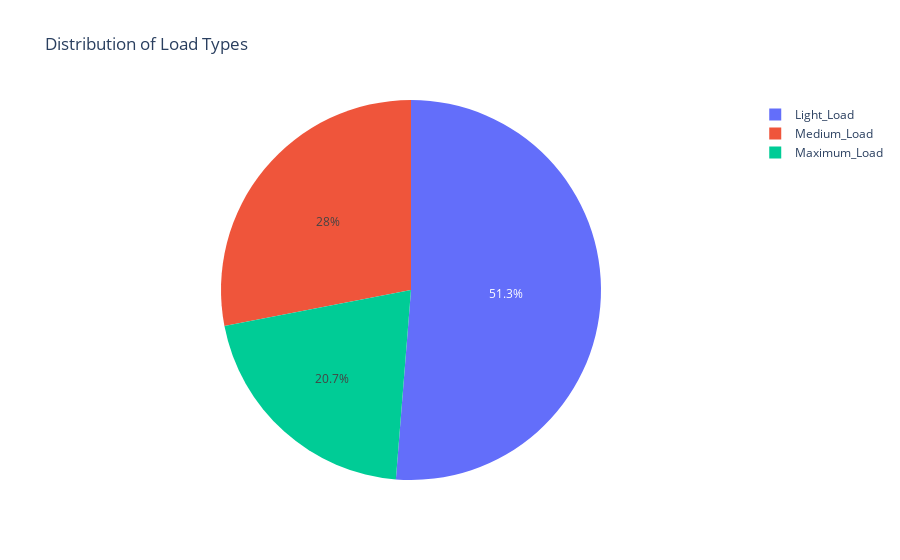

Notebook cell for this chart:
### Code cell
# Count the occurrences of each load type
load_type_counts = df['Load_Type'].value_counts()

# Create the pie chart
fig = go.Figure(data=[go.Pie(labels=load_type_counts.index, values=load_type_counts.values)])
fig.update_layout(title='Distribution of Load Types')
fig.show()

### Figure 1 — Plotly figure (JSON) as saved in the notebook; plotly's stock layout.template omitted (floating-point values rounded to 4 significant figures)
{"data": [{"labels": ["Light_Load", "Medium_Load", "Maximum_Load"], "values": [16075, 8789, 6490], "type": "pie"}], "layout": {"title": {"text": "Distribution of Load Types"}, "autosize": true}}
